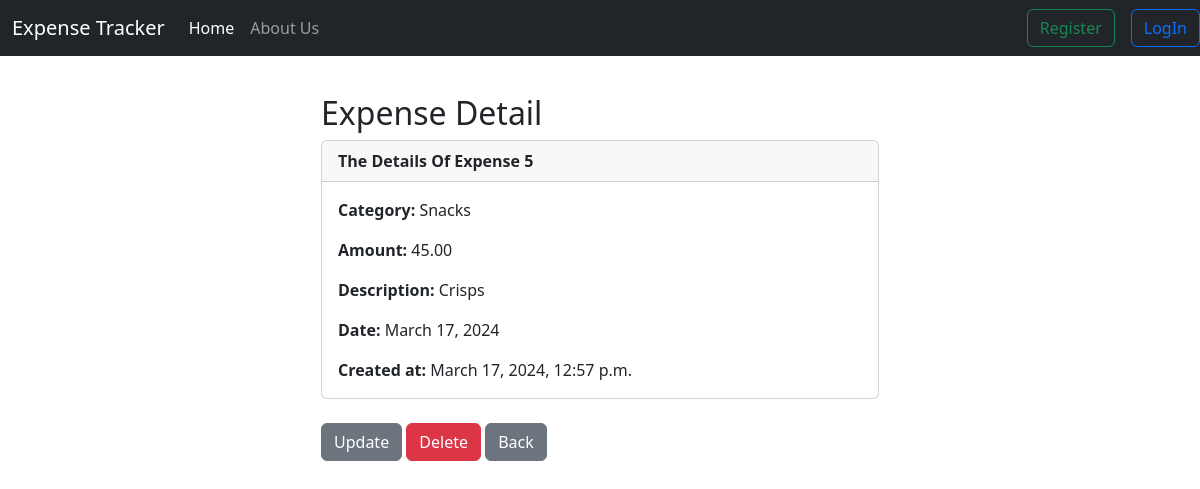
/expenseDetail/5, run on the app's committed database.
### website/models.py (models this page shows, shortened)
class Expense(models.Model):
    id = models.AutoField(primary_key=True)
    created_at = models.DateTimeField(auto_now_add=True)
    user = models.ForeignKey(User, on_delete=models.CASCADE)
    amount = models.DecimalField(max_digits=10, decimal_places=2)
    category = models.CharField(max_length=200)
    date = models.DateField(auto_now_add=True)
    description = models.CharField(max_length=200)

### website/views.py (the view)
def expense_detail(request, pk):
    expenseDetail = Expense.objects.get(id=pk)
    return render(request, 'expenseDetail.html', {'expenseDetail': expenseDetail})

### website/templates/expenseDetail.html (shortened to what this page needs)
{% extends 'base.html' %} {% block content %}
<!DOCTYPE html>
<html lang="en">
  <head>
  </head>
  <body>
    <div class="col-md-6 offset-md-3">
      <h2>Expense Detail</h2>
      <div class="card">
        <div class="card-header">
          <strong>The Details Of Expense {{expenseDetail.id}}</strong>
        </div>
        <div class="card-body">
          <p class="card-text">
            <strong>Category: </strong>{{expenseDetail.category}}
          </p>
          <p class="card-text">
            <strong>Amount: </strong> {{expenseDetail.amount}}
          </p>
          <p class="card-text">
            <strong>Description: </strong>
            {{expenseDetail.description}}
          </p>
          <p class="card-text"><strong>Date: </strong>{{expenseDetail.date}}</p>
          <p class="card-text">
            <strong>Created at: </strong>{{expenseDetail.created_at}}
          </p>
        </div>
      </div>
      <br />
      <a href="#" class="btn btn-secondary">Update</a>
      <a
        href="{% url 'delete_expense' expenseDetail.id %}"
        class="btn btn-danger"
        >Delete</a
      >
      <a href="{% url 'userProfile' %}" class="btn btn-secondary">Back</a>
    </div>
  </body>
</html>
{%endblock%}

### data on the page
Expense: id "5", category "Snacks", amount "45.00", description "Crisps", date "March 17, 2024", created_at "March 17, 2024, 12:57 p.m."
